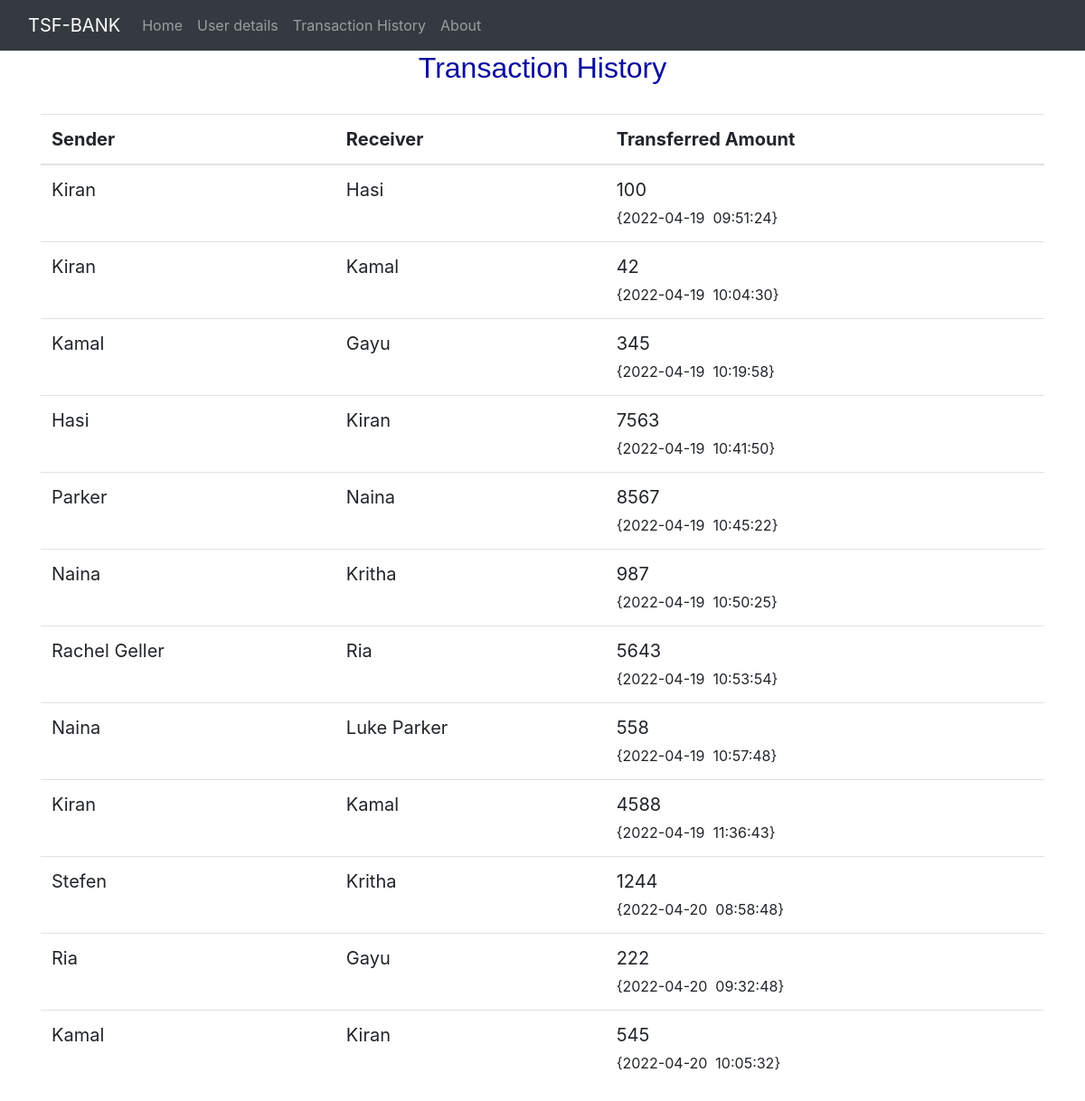
/transaction.php, run on the app's committed database.
### tables this page shows
CREATE TABLE `transaction` (
  `remitter` varchar(50) NOT NULL,
  `beneficiary` varchar(50) NOT NULL,
  `amount` int(50) NOT NULL,
  `date` date DEFAULT NULL,
  `time` time DEFAULT NULL
);

### transaction.php (the view, shortened to what this page needs)
<!DOCTYPE html>
<html lang="en">
<head>
   <link rel="stylesheet" href="https://stackpath.bootstrapcdn.com/bootstrap/4.5.2/css/bootstrap.min.css">
   <link rel="stylesheet" href="css/transaction.css">
</head>
<body>
        <div class="container divStyle" >
        <h2>Transaction History</h2>
       <br>
       <div class="table-responsive-sm">
    <table class="table roundedCorners table tabletext table-hover table-condensed " >
        <thead>
            <tr>
                <th>Sender</th>
                <th>Receiver</th>
                <th> Transferred Amount</th>
            </tr>
        </thead>
        <tbody>
        <?php
            include 'conf.php';
            $sql ="select * from transaction";
            $query =mysqli_query($conn, $sql);
            while($rows = mysqli_fetch_array($query))
            {
        ?>
            <tr>
            <td><?php echo $rows['remitter']; ?></td>
            <td><?php echo $rows['beneficiary']; ?></td>
            <td>
                <?php echo $rows['amount']; ?>
                <br>
                <small>
                    {<?php echo $rows['date']; ?>&nbsp;&nbsp;<?php echo $rows['time']; ?>}
                </small>
            </td>
          <?php
          }
          ?>
        </tbody>
    </table>
    </div>
</div>
</body>
</html>

### transaction.css (style rules this page uses)
h2 { text-align: center; margin-top: 20px; font-family: sans-serif; color: #0b0da0; font-weight: bold; }
th, td { font-size: 20px; }

### data on the page
transaction: remitter "Kiran", beneficiary "Hasi", amount "100", date "2022-04-19", time "09:51:24"
transaction: remitter "Kiran", beneficiary "Kamal", amount "42", date "2022-04-19", time "10:04:30"
transaction: remitter "Kamal", beneficiary "Gayu", amount "345", date "2022-04-19", time "10:19:58"
transaction: remitter "Hasi", beneficiary "Kiran", amount "7563", date "2022-04-19", time "10:41:50"
transaction: remitter "Parker", beneficiary "Naina", amount "8567", date "2022-04-19", time "10:45:22"
transaction: remitter "Naina", beneficiary "Kritha", amount "987", date "2022-04-19", time "10:50:25"
transaction: remitter "Rachel Geller", beneficiary "Ria", amount "5643", date "2022-04-19", time "10:53:54"
transaction: remitter "Naina", beneficiary "Luke Parker", amount "558", date "2022-04-19", time "10:57:48"
transaction: remitter "Kiran", beneficiary "Kamal", amount "4588", date "2022-04-19", time "11:36:43"
transaction: remitter "Stefen", beneficiary "Kritha", amount "1244", date "2022-04-20", time "08:58:48"
transaction: remitter "Ria", beneficiary "Gayu", amount "222", date "2022-04-20", time "09:32:48"
transaction: remitter "Kamal", beneficiary "Kiran", amount "545", date "2022-04-20", time "10:05:32"
